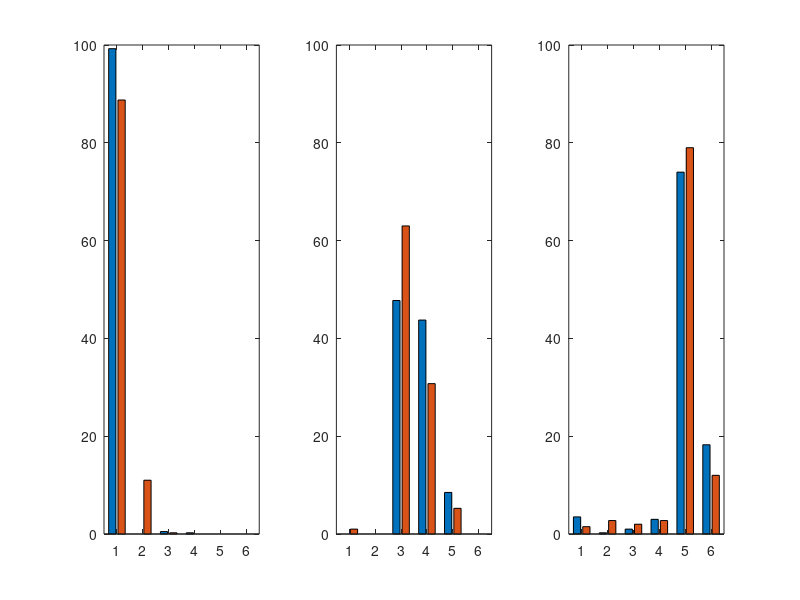

This chart was generated by the following MATLAB code:
clear all; close all; clc
load sens6_400

figure(1)
B1=[nn2; nn4];
B3=[k2; k4];
B5=[j2;j4];
figure(1) 
subplot(1,3,1)
bar(B1')
ylim([0 100])
xlim([0.5 6.5])
subplot(1,3,2)
bar(B3')
ylim([0 100])
xlim([0.5 6.5])
subplot(1,3,3)
bar(B5')
ylim([0 100])
xlim([0.5 6.5])
